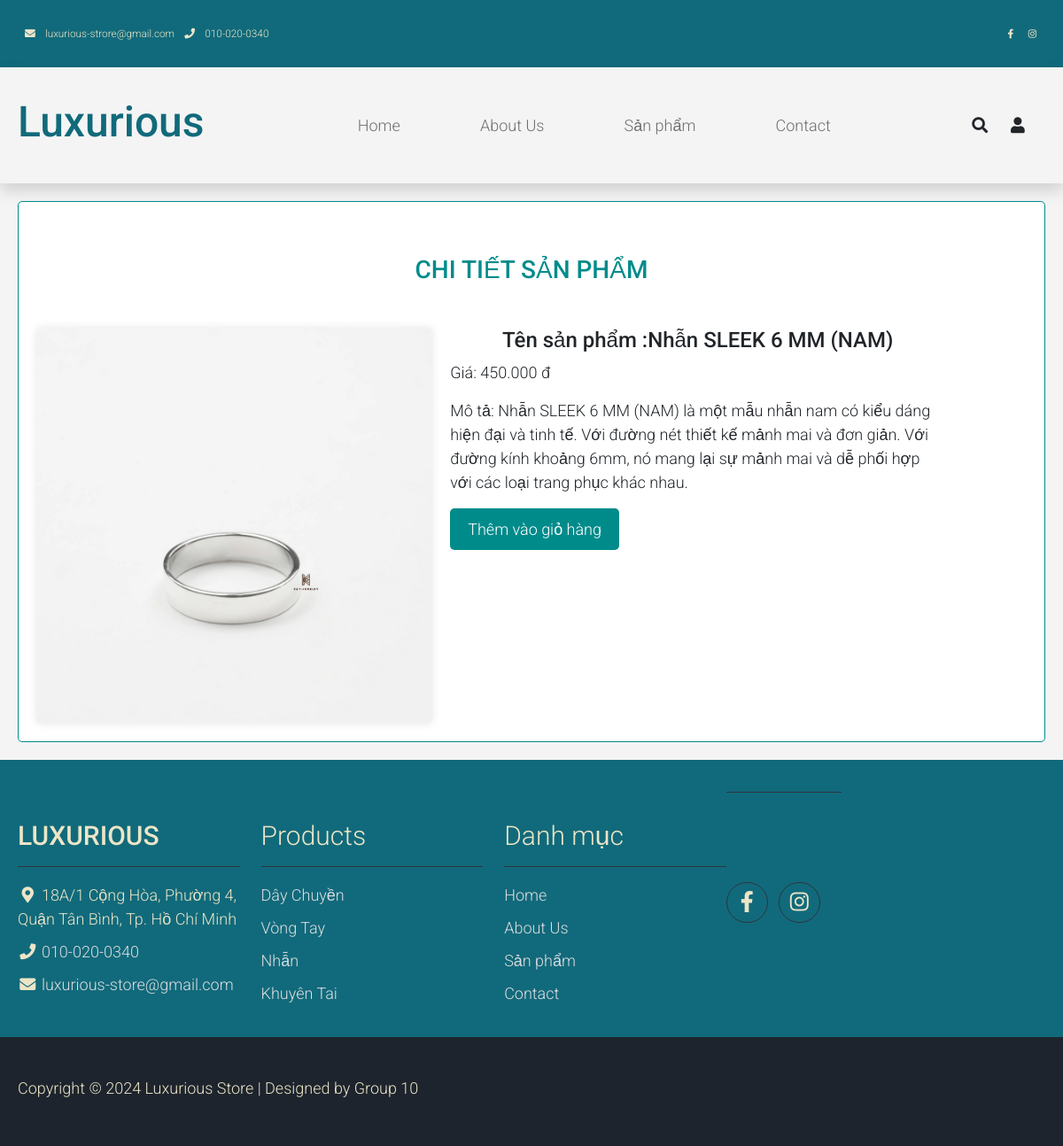
/index.php?act=chitietsp&id=9, run on the app's committed database.
### tables this page shows
CREATE TABLE `products` (
  `id` int(10) NOT NULL,
  `name` varchar(50) NOT NULL,
  `qty` int(20) NOT NULL,
  `price` int(20) NOT NULL,
  `method` varchar(500) NOT NULL,
  `image` varchar(50) NOT NULL,
  `id_type` int(10) NOT NULL
);

### view/chitietsp.php (the view, shortened to what this page needs)
<!DOCTYPE html>
<html lang="vi">
<head>
</head>
<body>
    <div class="container">
        <div class="product_detail">
            <h3>CHI TIẾT SẢN PHẨM </h3>
            <div class="hinhanh">
                <?php
                @include 'connectdb.php';
                if (isset($_GET['id'])) {
                    $id = $_GET['id'];
                    $sql = "SELECT * FROM products WHERE id='$id'";
                    $result = $conn->query($sql);
                    if ($result->num_rows > 0) {
                        $row_pro = $result->fetch_assoc();
                        echo '<img src="admin/update_img/' . $row_pro['image'] . '" alt="Hình ảnh sản phẩm"> ';
                    } else {
                        echo 'Không tìm thấy hình ảnh sản phẩm';
                    }
                } else {
                    echo 'Không có hình ảnh sản phẩm để hiển thị';
                }
                ?>
            </div>
            <div class="thongtin">
                <?php
                @include 'connectdb.php';
                if (isset($_GET['id'])) {
                    $id = $_GET['id'];
                    $sql = "SELECT * FROM products WHERE id='$id'";
                    $result = $conn->query($sql);
                    if ($result->num_rows > 0) {
                        $row_pro = $result->fetch_assoc();
                        echo '<h4>Tên sản phẩm :' . $row_pro['name'] . '</h4>';
                        echo '<p>Giá: ' . number_format($row_pro['price'], 0, ',', '.') . ' đ</p>';
                        echo '<p>Mô tả: ' . $row_pro['method'] . '</p>';
                    } else {
                        echo 'Không tìm thấy sản phẩm';
                    }
                } else {
                    echo 'Không có thông tin sản phẩm để hiển thị';
                }
                ?>
                <?php
                echo '<form action="index.php?act=giohang&id" method="post">';
                echo '<input type="submit" name="add_to_cart" value="Thêm vào giỏ hàng">';
                echo '</form>';
                ?>
            </div>
        </div>
    </div>
</body>
</html>

### public/css/main.css (style rules this page uses)
body, ul, li, p, a, label, input, div { font-family: 'Roboto', sans-serif; font-size: 18px !important; font-weight: 300 !important; }

### view/chitietsp.php (style rules this page uses)
body { font-family: Arial, sans-serif; margin: 0; padding: 0; background-color: #f4f4f4; }
.container { display: flex; max-width: 1200px; margin: 0 auto; padding: 20px; box-sizing: border-box; }
.product_detail { flex: 1; background-color: #ffffff; border: 1px solid #008B8B; border-radius: 5px; padding: 20px; }
.hinhanh { width: 40%; float: left; margin-right: 20px; }
.hinhanh img { width: 100%; border-radius: 5px; box-shadow: 0 0 10px rgba(0, 0, 0, 0.1); }
.thongtin { width: 50%; float: left; }
.thongtin p { margin-top: 0; }
.thongtin input[type="submit"] { background-color: #008B8B; color: #fff; border: none; padding: 10px 20px; border-radius: 5px; cursor: pointer; transition: background-color 0.3s ease; }
.product_detail h3, .product_detail h4 { text-align: center; }
.product_detail h3 { padding: 40px; color: #008B8B; }

### data on the page
products: image (picture), name "Nhẫn SLEEK 6 MM (NAM)", price "450.000", method "Nhẫn SLEEK 6 MM (NAM) là một mẫu nhẫn nam có kiểu dáng hiện đại và tinh tế. Với đường nét thiết kế mảnh mai và đơn giản. Với đường kính khoảng 6mm, nó mang lại sự mảnh mai và dễ phối hợp với các loại trang phục khác nhau."
